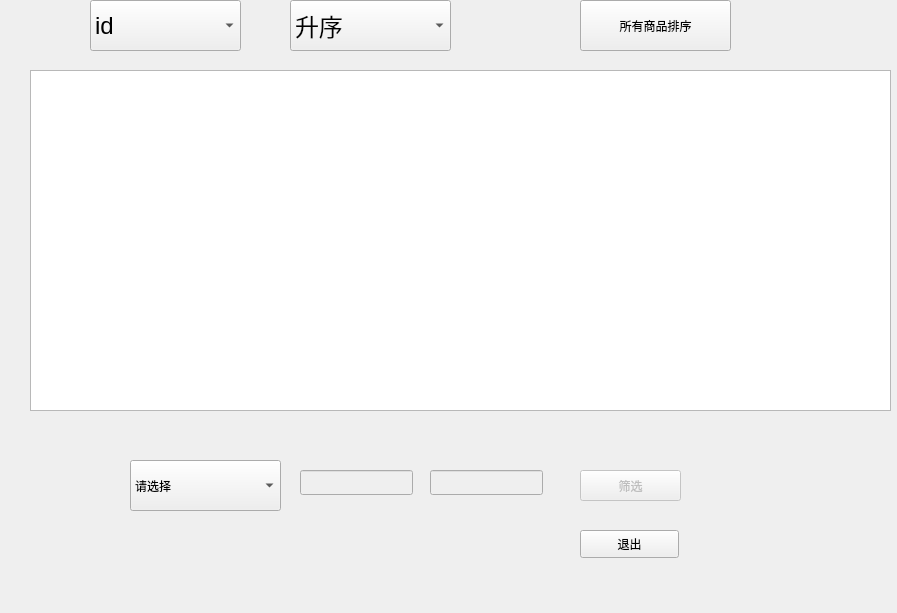
<?xml version="1.0" encoding="UTF-8"?>
<ui version="4.0">
 <class>searchgoodsDialog</class>
 <widget class="QDialog" name="searchgoodsDialog">
  <property name="geometry">
   <rect>
    <x>0</x>
    <y>0</y>
    <width>897</width>
    <height>613</height>
   </rect>
  </property>
  <property name="windowTitle">
   <string>Dialog</string>
  </property>
  <widget class="QComboBox" name="valuecomboBox">
   <property name="geometry">
    <rect>
     <x>90</x>
     <y>0</y>
     <width>151</width>
     <height>51</height>
    </rect>
   </property>
   <property name="font">
    <font>
     <pointsize>18</pointsize>
    </font>
   </property>
   <item>
    <property name="text">
     <string>id</string>
    </property>
   </item>
   <item>
    <property name="text">
     <string>name</string>
    </property>
   </item>
   <item>
    <property name="text">
     <string>price</string>
    </property>
   </item>
  </widget>
  <widget class="QComboBox" name="conditioncomboBox">
   <property name="geometry">
    <rect>
     <x>290</x>
     <y>0</y>
     <width>161</width>
     <height>51</height>
    </rect>
   </property>
   <property name="font">
    <font>
     <pointsize>18</pointsize>
    </font>
   </property>
   <item>
    <property name="text">
     <string>升序</string>
    </property>
   </item>
   <item>
    <property name="text">
     <string>降序</string>
    </property>
   </item>
  </widget>
  <widget class="QPushButton" name="searchButton">
   <property name="enabled">
    <bool>false</bool>
   </property>
   <property name="geometry">
    <rect>
     <x>580</x>
     <y>470</y>
     <width>101</width>
     <height>31</height>
    </rect>
   </property>
   <property name="text">
    <string>筛选</string>
   </property>
  </widget>
  <widget class="QTableView" name="tableView">
   <property name="geometry">
    <rect>
     <x>30</x>
     <y>70</y>
     <width>861</width>
     <height>341</height>
    </rect>
   </property>
  </widget>
  <widget class="QLabel" name="label">
   <property name="geometry">
    <rect>
     <x>310</x>
     <y>430</y>
     <width>81</width>
     <height>18</height>
    </rect>
   </property>
   <property name="text">
    <string/>
   </property>
  </widget>
  <widget class="QLabel" name="label_2">
   <property name="geometry">
    <rect>
     <x>450</x>
     <y>430</y>
     <width>81</width>
     <height>18</height>
    </rect>
   </property>
   <property name="text">
    <string/>
   </property>
  </widget>
  <widget class="QPushButton" name="sortButton">
   <property name="geometry">
    <rect>
     <x>580</x>
     <y>0</y>
     <width>151</width>
     <height>51</height>
    </rect>
   </property>
   <property name="text">
    <string>所有商品排序</string>
   </property>
  </widget>
  <widget class="QComboBox" name="searchcomboBox">
   <property name="geometry">
    <rect>
     <x>130</x>
     <y>460</y>
     <width>151</width>
     <height>51</height>
    </rect>
   </property>
   <item>
    <property name="text">
     <string>请选择</string>
    </property>
   </item>
   <item>
    <property name="text">
     <string>name</string>
    </property>
   </item>
   <item>
    <property name="text">
     <string>type</string>
    </property>
   </item>
   <item>
    <property name="text">
     <string>storename</string>
    </property>
   </item>
   <item>
    <property name="text">
     <string>price</string>
    </property>
   </item>
  </widget>
  <widget class="QLineEdit" name="lineEdit">
   <property name="enabled">
    <bool>false</bool>
   </property>
   <property name="geometry">
    <rect>
     <x>300</x>
     <y>470</y>
     <width>113</width>
     <height>25</height>
    </rect>
   </property>
  </widget>
  <widget class="QLineEdit" name="lineEdit_2">
   <property name="enabled">
    <bool>false</bool>
   </property>
   <property name="geometry">
    <rect>
     <x>430</x>
     <y>470</y>
     <width>113</width>
     <height>25</height>
    </rect>
   </property>
  </widget>
  <widget class="QPushButton" name="cancelButton">
   <property name="geometry">
    <rect>
     <x>580</x>
     <y>530</y>
     <width>99</width>
     <height>28</height>
    </rect>
   </property>
   <property name="text">
    <string>退出</string>
   </property>
  </widget>
 </widget>
 <resources/>
 <connections/>
</ui>
